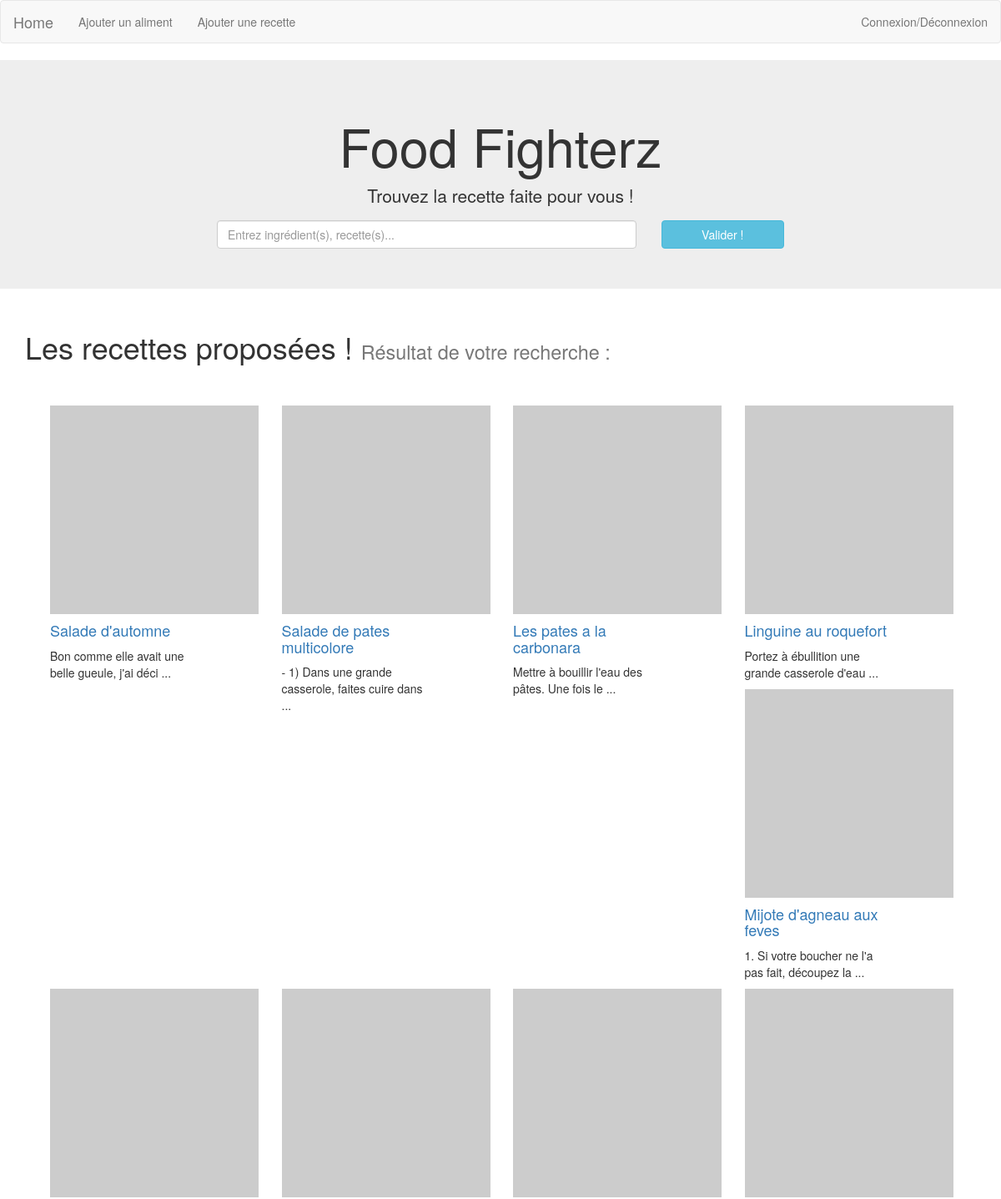
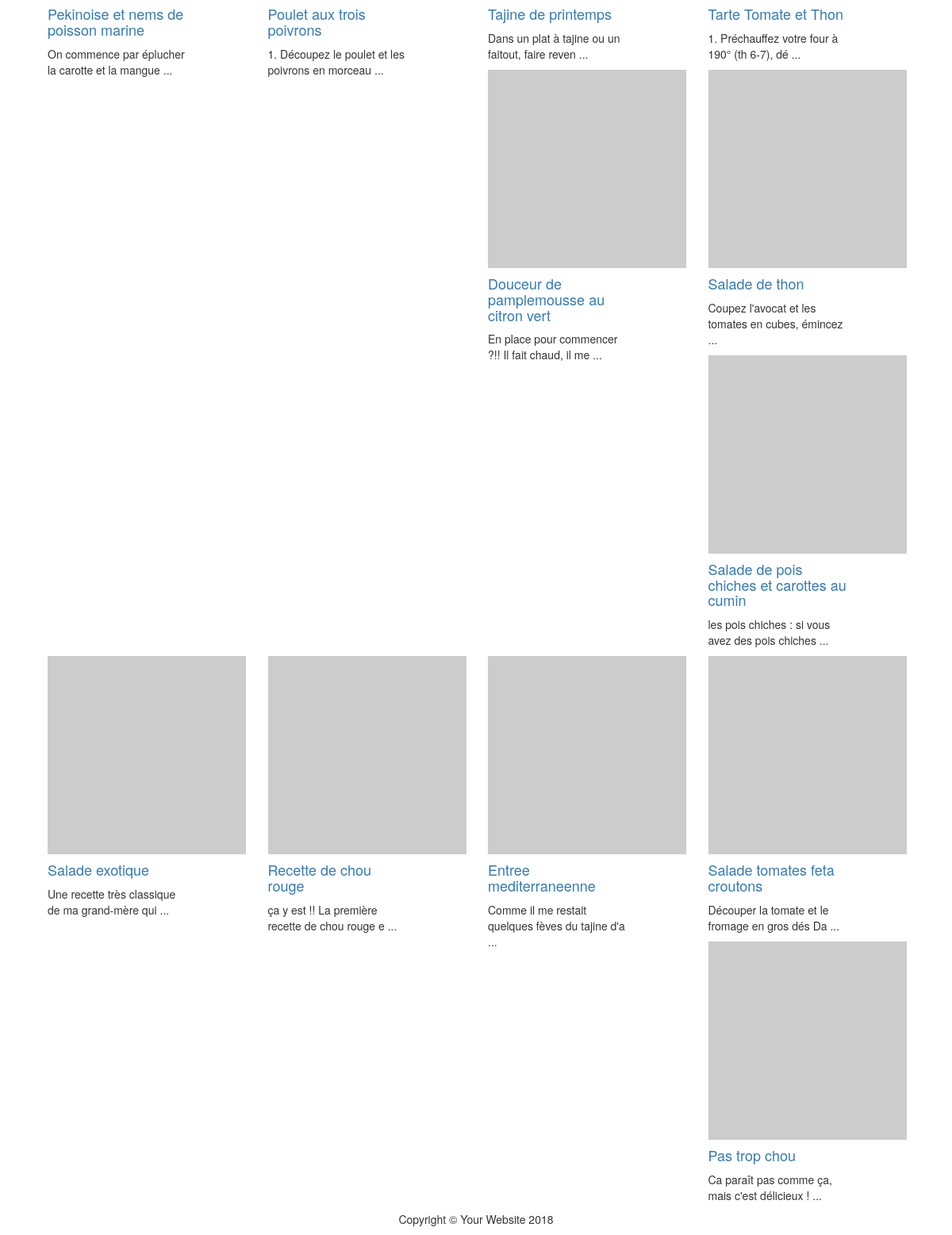
/php/index.php, run on the app's committed database (2 pictures, top to bottom).
### tables this page shows
CREATE TABLE Recettes(
	idRecette  INT NOT NULL auto_increment,
	LibelleR   VARCHAR (50) NOT NULL  ,
	instructions varchar(1000) not null,
	CONSTRAINT Recettes_PK PRIMARY KEY (idRecette)
);

### php/index.php (called while the page is built, shortened)
<?php
$REQ_CLIENT = [
	"modele"	=> (!empty($_GET["modele"])) 	? $_GET["modele"] 	: $ROUTES["default"]["model"],
	"methode" 	=> (!empty($_GET["methode"])) 	? $_GET["methode"] 	: $ROUTES["default"]["method"],
	"id"		=> (!empty($_GET["id"])) 		? $_GET["id"] 		: "",
	"post"		=> [],
];
$model  = $REQ_CLIENT['modele'];
$method = $REQ_CLIENT['methode'];
$instanceMode = (is_numeric($REQ_CLIENT["id"]));
$i = $instanceMode ? "instance" : "static";
$parametersRequired 	= $ROUTES[$model][$method][$i]["parametersRequired"];
if(!$instanceMode && !$parametersRequired)						{ $m = $ROUTES[$model][$method]['static']['method']; };
if($m != NULL) {
	if(!$instanceMode && !$parametersRequired)						{ $DATA = $model::$m(); };
}
if(!$instanceMode && !$parametersRequired)						{ $view = $ROUTES[$model][$method]['static']['view']; };
require("vues/header.php");
require("vues/$model/$view");
require("vues/footer.php");
?>

### php/models/Recette.class.php (called while the page is built, shortened)
<?php
class Recettes {
		public $id;
		function __construct($id) {
			$bdd = $GLOBALS['bdd'];
			$req = $bdd->query("select * from Recettes where idRecette=$id;");
			if(!self::existeParId($id)) { error("Recettes: id inconnu $id."); }
			$rec = $req->fetch_array();
			$this->libelle 			= $rec['LibelleR'];
			$this->instructions		= $rec['instructions'];
			$this->id		 	 	= $rec['idRecette'];
			$this->ingredients 		= $this->getIngredients();
		}
		static private function existeParId($id) {
			$bdd = $GLOBALS["bdd"];
			$req = 	$bdd->query("select idRecette from Recettes where idRecette=$id;");
			return true;
		}
		static function getAll() {
			$recettes = [];
			$query = "select idRecette from Recettes;";
			$bdd = $GLOBALS['bdd'];
			$idListe = $bdd->query($query);
			foreach ($idListe as $id) {
				array_push($recettes, new Recettes($id["idRecette"]));
			}
			return $recettes;
		}
		private function getIngredients() {
				$id 		= $this->id;
				$bdd 		= $GLOBALS['bdd'];
				$ingredients = $bdd->query("select quantite, libelleI from composer natural join Ingredients where idRecette = $id;");
				return $ingredients;
		}
}
?>

### php/vues/Recettes/liste-recettes.php (the view, shortened to what this page needs)
 <div class="container">
	<h1 class="my-4">Les recettes proposées !
        <small>Résultat de votre recherche : </small>
     </h1>
	<div class=row>
		<div class="card-deck">
		<?php foreach($DATA as $recette) { ?>
		<div class="col-lg-3 col-md-4 col-sm-6 portfolio-item">
          <div class="card" style="width: 18rem;">
            <a href="#"><img class="card-img-top" src="http://placehold.it/250" alt="Card image cap"></a>
            <div class="card-body">
              <h4 class="card-title">
                <a href="?modele=Recettes&methode=afficher&id=<?php echo $recette->id; ?>"><?php echo $recette->libelle; ?></a>
              </h4>
              <p class="card-text"><?php echo substr($recette->instructions, 0, 50); ?> ...</p>
            </div>
          </div>
        </div>
		<?php } ?>
		</div>
	</div>
</div>

### php/vues/header.php (shortened to what this page needs)
<!DOCTYPE html>
<html>
	<head>
		<link href="www/bootstrap/css/bootstrap.min.css" rel="stylesheet">
		<link href="www/index.css" rel="stylesheet">
	</head>
	<body>
		<div class="navbar navbar-default" role="navigation">
			<div class="navbar-header">
				<a class="navbar-brand" href="index.php">Home</a>
			</div>
			<div class="collapse navbar-collapse" id="navbar-collapse-target">
				<ul class="nav navbar-nav">
					<li><a href="?modele=Ingredients&methode=inserer">Ajouter un aliment</a></li>
					<li><a href="?modele=Recettes&methode=inserer">Ajouter une recette</a></li>
				</ul>
				<ul class="nav navbar-nav navbar-right">
					<li><a href="#">Connexion/Déconnexion</a></li>
				</ul>
			</div>
		</div>
	<div class="jumbotron text-center">
		<h1>Food Fighterz</h1>
		<p>Trouvez la recette faite pour vous !</p>
	<header class="masthead text-white text-center">
			<div class="container">
				<div class="row">
					<div class="col-md-12 col-lg-8 col-xl-7 mx-auto center">
						<form>
							<div class="form-row">
								<div class="col-10 col-md-9 mb-2 mb-md-0">
									<input type="ingredient" class="form-control form-control-lg" placeholder="Entrez ingrédient(s), recette(s)...">
								</div>
								<div class="col-10 col-md-3">
									<button type="Recherche" class="btn btn-block btn-md btn-info">Valider !</button>
								</div>
							</div>
						</form>
					</div>
				</div>
			</div>
		</header>
	</div>

### php/vues/footer.php
	<div class="row">
	<footer class="py-5 bg-dark col">
		<div class="container">
			<p class="m-0 text-center text-white">Copyright &copy; Your Website 2018</p>
		</div>
	</footer>
	</div>
</body>
</html>

### php/www/index.css (style rules this page uses)
.navbar-default { background-color: #F8F8F8; border-color: #E7E7E7; }
.navbar-default .navbar-brand { color: #777; }
.navbar-default .navbar-nav > li > a { color: #777; }
.center { margin:auto; float:none; }
.row { margin-right: 15px; margin-left: 15px; }

### data on the page
recettes: LibelleR "Salade d'automne", instructions "Bon comme elle avait une belle gueule, j'ai déci"
recettes: LibelleR "Salade de pates multicolore", instructions "- 1) Dans une grande casserole, faites cuire dans"
recettes: LibelleR "Les pates a la carbonara", instructions "Mettre à bouillir l'eau des pâtes. Une fois le"
recettes: LibelleR "Linguine au roquefort", instructions "Portez à ébullition une grande casserole d'eau"
recettes: LibelleR "Mijote d'agneau aux feves", instructions "1. Si votre boucher ne l'a pas fait, découpez la"
recettes: LibelleR "Pekinoise et nems de poisson marine", instructions "On commence par éplucher la carotte et la mangue"
recettes: LibelleR "Poulet aux trois poivrons", instructions "1. Découpez le poulet et les poivrons en morceau"
recettes: LibelleR "Tajine de printemps", instructions "Dans un plat à tajine ou un faitout, faire reven"
recettes: LibelleR "Tarte Tomate et Thon", instructions "1. Préchauffez votre four à 190° (th 6-7), dé"
recettes: LibelleR "Douceur de pamplemousse au citron vert", instructions "En place pour commencer ?!! Il fait chaud, il me"
recettes: LibelleR "Salade de thon", instructions "Coupez l'avocat et les tomates en cubes, émincez"
recettes: LibelleR "Salade de pois chiches et carottes au cumin", instructions "les pois chiches : si vous avez des pois chiches"
recettes: LibelleR "Salade exotique", instructions "Une recette très classique de ma grand-mère qui"
recettes: LibelleR "Recette de chou rouge", instructions "ça y est !! La première recette de chou rouge e"
recettes: LibelleR "Entree mediterraneenne", instructions "Comme il me restait quelques fèves du tajine d'a"
recettes: LibelleR "Salade tomates feta croutons", instructions "Découper la tomate et le fromage en gros dés Da"
recettes: LibelleR "Pas trop chou", instructions "Ca paraît pas comme ça, mais c'est délicieux !"
